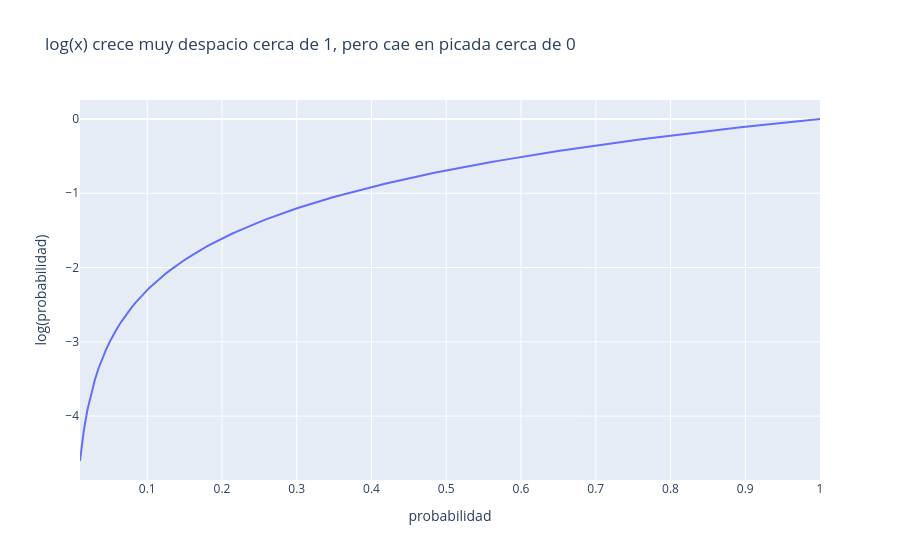

Notebook code cell kept with this figure:
### Markdown cell above
Además, la forma de $\log(x)$ para $x$ entre 0 y 1 es justo lo que queremos
para medir "sorpresa": mientras más cerca de 0 esté una probabilidad, más
negativo (y más grande en magnitud) se vuelve su logaritmo.

### Code cell
x_log = np.linspace(0.01, 1, 200)
px.line(
    pl.DataFrame({"probabilidad": x_log, "log(probabilidad)": np.log(x_log)}),
    x="probabilidad", y="log(probabilidad)",
    title="log(x) crece muy despacio cerca de 1, pero cae en picada cerca de 0",
).show()

### Figure 1 — Plotly figure (JSON) as saved in the notebook; plotly's stock layout.template omitted (floating-point values rounded to 4 significant figures; data arrays with more than 128 entries replaced by an {"elided": "..."} marker saying what was removed)
{"data": [{"hovertemplate": "probabilidad=%{x}<br>log(probabilidad)=%{y}<extra></extra>", "legendgroup": "", "line": {"color": "#636efa", "dash": "solid"}, "marker": {"symbol": "circle"}, "mode": "lines", "name": "", "orientation": "v", "showlegend": false, "type": "scatter", "x": {"elided": "200 float values"}, "xaxis": "x", "y": {"elided": "200 float values"}, "yaxis": "y"}], "layout": {"legend": {"tracegroupgap": 0}, "title": {"text": "log(x) crece muy despacio cerca de 1, pero cae en picada cerca de 0"}, "xaxis": {"anchor": "y", "domain": [0.0, 1.0], "title": {"text": "probabilidad"}}, "yaxis": {"anchor": "x", "domain": [0.0, 1.0], "title": {"text": "log(probabilidad)"}}}}
